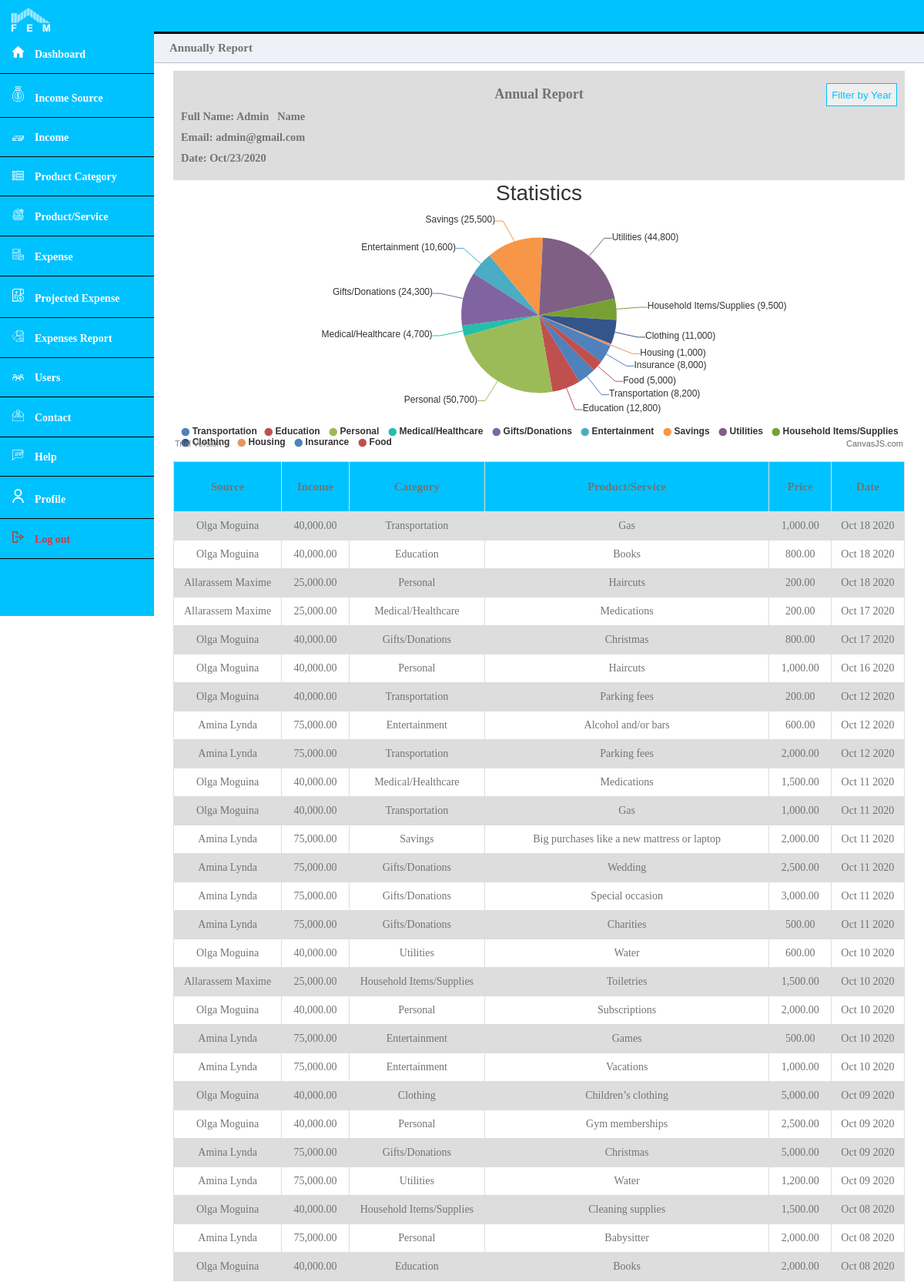
/admin/annually-report.php (signed in, upper part), run on the app's committed database.
### tables this page shows
CREATE TABLE `User` (
  `user_id` int(11) NOT NULL,
  `first_name` varchar(50) NOT NULL,
  `last_name` varchar(50) NOT NULL,
  `user_email` varchar(100) NOT NULL,
  `is_admin` tinyint(1) NOT NULL DEFAULT 0,
  `user_password` varchar(200) NOT NULL,
  `created_at` date NOT NULL DEFAULT current_timestamp()
);

CREATE TABLE `Expense` (
  `expense_id` int(11) NOT NULL,
  `user_id` int(11) NOT NULL,
  `product_service_id` int(11) NOT NULL,
  `price` decimal(10,0) NOT NULL,
  `created_at` timestamp NOT NULL DEFAULT current_timestamp(),
  `income_id` int(11) NOT NULL
);

CREATE TABLE `Source` (
  `source_id` int(11) NOT NULL,
  `user_id` int(11) NOT NULL,
  `name` varchar(100) NOT NULL,
  `created_at` timestamp NOT NULL DEFAULT current_timestamp() ON UPDATE current_timestamp()
);

CREATE TABLE `Income` (
  `income_id` int(11) NOT NULL,
  `source_id` int(11) NOT NULL,
  `amount` decimal(10,0) NOT NULL,
  `created_at` timestamp NOT NULL DEFAULT current_timestamp(),
  `user_id` int(11) NOT NULL,
  `remaining_amount` decimal(10,0) NOT NULL
);

CREATE TABLE `ProductServiceCategory` (
  `category_id` int(11) NOT NULL,
  `user_id` int(11) NOT NULL,
  `name` varchar(100) NOT NULL,
  `created_at` timestamp NOT NULL DEFAULT current_timestamp()
);

CREATE TABLE `ProductService` (
  `product_service_id` int(11) NOT NULL,
  `product_service_category_id` int(11) NOT NULL,
  `name` varchar(100) NOT NULL,
  `created_at` timestamp NOT NULL DEFAULT current_timestamp(),
  `user_id` int(11) NOT NULL
);

### admin/annually-report.php (the view, shortened to what this page needs)
<?php
	require_once('../config/db_connection.php');
	$user_id = $_SESSION['user_id'];
	$query   = "SELECT * FROM User WHERE user_id = '$user_id'";
	$results = mysqli_query($con, $query);
	if (mysqli_num_rows($results) == 1) {
		$profile_data = $results->fetch_assoc();
	}
	$the_year   = date("Y");
?>
<!DOCTYPE html>
<html>
	<head>
		<link rel="stylesheet" href="../css/dashboard.css">
	</head>
	<body>
		<?php include('header.php'); ?>
		<div class="main-content">
			<div class="title-left" style="font-size: 15px; color: #737373;">
				Annually Report
			</div>
			<div style="overflow-x:auto;" id="tblCustomers" cellspacing="0" cellpadding="0">
				<div class="report-title">
				<div style="font-size:18px; text-align:center;">Annual Report</div>
					<div class="report-filter" onclick="shoFilterByAnnual()" style="float: right; margin-top: -35px; font-size: 15px;">
						<button style=" color: #00C2FF; height: 30px;  cursor: pointer; border: 1px solid #00C2FF;">Filter by Year</button>
					</div>
					<div>Full Name: <?php echo $profile_data['first_name']; ?>&nbsp;&nbsp; <?php echo $profile_data['last_name']; ?></div>
					<div>Email: <?php echo $profile_data['user_email']; ?></div>
					<div>Date: <?php echo  date("M"); ?>/<?php echo  date("d"); ?>/<?php echo  date("Y"); ?></div>
				</div>
				<div id="chartContainer" style="height: 350px; width: 95%; margin-left: auto; margin-right: auto;"></div>
				<table style="margin-top: 15px;">
					<?php
						$query1     = "SELECT * FROM Expense WHERE YEAR(created_at) = '$the_year' ORDER BY created_at DESC";
						$results 	= mysqli_query($con, $query1);
						if (mysqli_num_rows($results) > 0) {
							?>
								<tr style="height: 65px; font-size: 15px; color: #737373;">
									<th style="color: #737373;">Source</th>
									<th style="color: #737373;">Income</th>
									<th style="color: #737373;">Category</th>
									<th style="color: #737373;">Product/Service</th>
									<th style="color: #737373;">Price</th>
									<th style="color: #737373;">Date</th>
								</tr>
							<?php
							while($row = $results->fetch_assoc()) {
								$product_service_id = $row['product_service_id'];
								$query2   = "SELECT * FROM ProductService WHERE product_service_id = '$product_service_id'";
								$result2 = mysqli_query($con, $query2);
								if (mysqli_num_rows($result2) == 1) {
									$product_service_data = $result2->fetch_assoc();
								}
								$product_category_id = $product_service_data['product_service_category_id'];
								$query3   = "SELECT * FROM ProductServiceCategory WHERE category_id = '$product_category_id'";
								$result3 = mysqli_query($con, $query3);
								if (mysqli_num_rows($result3) == 1) {
									$product_category_data = $result3->fetch_assoc();
								}
								$income_id = $row['income_id'];
								$income_query   = "SELECT * FROM Income WHERE income_id = '$income_id'";
								$income_result  = mysqli_query($con, $income_query);
								if (mysqli_num_rows($income_result) == 1) {
									$income_data = $income_result->fetch_assoc();
								}
								$source_id = $income_data['source_id'];
								$source_query   = "SELECT * FROM Source WHERE source_id = '$source_id'";
								$source_result  = mysqli_query($con, $source_query);
								if (mysqli_num_rows($source_result) == 1) {
									$source_data = $source_result->fetch_assoc();
								}
								?>
									<tr>
										<td><?php echo $source_data['name'] ?></td>
										<td><?php echo number_format($income_data['amount'], 2) ?></td>
										<td><?php echo $product_category_data['name'] ?></td>
										<td><?php echo $product_service_data['name'] ?></td>
										<td><?php echo number_format($row['price'], 2) ?></td>
										<td><?php echo date('M d Y',strtotime($row['created_at'])) ?></td>
									</tr>
								<?php
							}
						} else {
							?>
								<div style="font-size: 15px; color: #737373; margin-top: 50px; text-align: center;">No data</div>
							<?php
						}
					?>
				</table>
			</div>
		</div>
		<br><br><br><br><br>
	</body>
</html>

### css/dashboard.css (style rules this page uses)
* { box-sizing: border-box; }
body { margin: 0; padding: 0; }
table { border-collapse: collapse; width: 95%; margin: auto; color: #737373; font-size: 14px; margin-top: 15px; }
td, th { border: 1px solid #dddddd; text-align: left; padding: 10px; text-align: center; }
table tr th { background-color: #00C2FF; color: #233245; }
tr:nth-child(even) { background-color: #dddddd; }
.main-content { padding: 40px; margin-top: 0; padding: 0; padding-top: 44px; height: 100%; overflow: scroll; }
.main-content .title-left { background-color: #eef1f7; border-bottom: 1px solid #b8bec9; padding: 10px 20px; font-weight: 700; color: #333; font-size: 16px; }
.report-title { font-size: 12px; color: #737373; margin-top: 10px; background-color: #dddddd; margin-left: 2.5%; margin-right: 2.5%; padding-bottom: 10px; padding-top: 10px; }
.report-title div { margin: 10px; font-weight: bold; font-size: larger; }
@media only screen and (min-width: 300px) { table { border-collapse: collapse; width: 95%; margin: auto; } }
@media only screen and (min-width: 600px) { table { border-collapse: collapse; width: 95%; margin: auto; } }
@media only screen and (min-width: 600px) { .main-content { margin-left: 70px; } }
@media only screen and (min-width: 800px) { table { border-collapse: collapse; width: 95%; margin: auto; } }
@media only screen and (min-width: 800px) { .main-content { margin-left: 200px; } }
@media screen and (min-width: 1024px) { table { border-collapse: collapse; width: 95%; margin: auto; } }

### data on the page
user: first_name "Admin", last_name "Name", user_email "admin@gmail.com"
expense: source.name "Olga Moguina", income.amount "40,000.00", productservicecategory.name "Transportation", product_service.name "Gas", price "1,000.00", created_at "Oct 18 2020"
expense: source.name "Olga Moguina", income.amount "40,000.00", productservicecategory.name "Education", product_service.name "Books", price "800.00", created_at "Oct 18 2020"
expense: source.name "Allarassem Maxime", income.amount "25,000.00", productservicecategory.name "Personal", product_service.name "Haircuts", price "200.00", created_at "Oct 18 2020"
expense: source.name "Allarassem Maxime", income.amount "25,000.00", productservicecategory.name "Medical/Healthcare", product_service.name "Medications", price "200.00", created_at "Oct 17 2020"
expense: source.name "Olga Moguina", income.amount "40,000.00", productservicecategory.name "Gifts/Donations", product_service.name "Christmas", price "800.00", created_at "Oct 17 2020"
expense: source.name "Olga Moguina", income.amount "40,000.00", productservicecategory.name "Personal", product_service.name "Haircuts", price "1,000.00", created_at "Oct 16 2020"
expense: source.name "Olga Moguina", income.amount "40,000.00", productservicecategory.name "Transportation", product_service.name "Parking fees", price "200.00", created_at "Oct 12 2020"
expense: source.name "Amina Lynda", income.amount "75,000.00", productservicecategory.name "Entertainment", product_service.name "Alcohol and/or bars", price "600.00", created_at "Oct 12 2020"
expense: source.name "Amina Lynda", income.amount "75,000.00", productservicecategory.name "Transportation", product_service.name "Parking fees", price "2,000.00", created_at "Oct 12 2020"
expense: source.name "Olga Moguina", income.amount "40,000.00", productservicecategory.name "Medical/Healthcare", product_service.name "Medications", price "1,500.00", created_at "Oct 11 2020"
expense: source.name "Olga Moguina", income.amount "40,000.00", productservicecategory.name "Transportation", product_service.name "Gas", price "1,000.00", created_at "Oct 11 2020"
expense: source.name "Amina Lynda", income.amount "75,000.00", productservicecategory.name "Savings", product_service.name "Big purchases like a new mattress or laptop", price "2,000.00", created_at "Oct 11 2020"
expense: source.name "Amina Lynda", income.amount "75,000.00", productservicecategory.name "Gifts/Donations", product_service.name "Wedding", price "2,500.00", created_at "Oct 11 2020"
expense: source.name "Amina Lynda", income.amount "75,000.00", productservicecategory.name "Gifts/Donations", product_service.name "Special occasion", price "3,000.00", created_at "Oct 11 2020"
expense: source.name "Amina Lynda", income.amount "75,000.00", productservicecategory.name "Gifts/Donations", product_service.name "Charities", price "500.00", created_at "Oct 11 2020"
expense: source.name "Olga Moguina", income.amount "40,000.00", productservicecategory.name "Utilities", product_service.name "Water", price "600.00", created_at "Oct 10 2020"
expense: source.name "Allarassem Maxime", income.amount "25,000.00", productservicecategory.name "Household Items/Supplies", product_service.name "Toiletries", price "1,500.00", created_at "Oct 10 2020"
expense: source.name "Olga Moguina", income.amount "40,000.00", productservicecategory.name "Personal", product_service.name "Subscriptions", price "2,000.00", created_at "Oct 10 2020"
expense: source.name "Amina Lynda", income.amount "75,000.00", productservicecategory.name "Entertainment", product_service.name "Games", price "500.00", created_at "Oct 10 2020"
expense: source.name "Amina Lynda", income.amount "75,000.00", productservicecategory.name "Entertainment", product_service.name "Vacations", price "1,000.00", created_at "Oct 10 2020"
expense: source.name "Olga Moguina", income.amount "40,000.00", productservicecategory.name "Clothing", product_service.name "Children’s clothing", price "5,000.00", created_at "Oct 09 2020"
expense: source.name "Olga Moguina", income.amount "40,000.00", productservicecategory.name "Personal", product_service.name "Gym memberships", price "2,500.00", created_at "Oct 09 2020"
expense: source.name "Amina Lynda", income.amount "75,000.00", productservicecategory.name "Gifts/Donations", product_service.name "Christmas", price "5,000.00", created_at "Oct 09 2020"
expense: source.name "Amina Lynda", income.amount "75,000.00", productservicecategory.name "Utilities", product_service.name "Water", price "1,200.00", created_at "Oct 09 2020"
expense: source.name "Olga Moguina", income.amount "40,000.00", productservicecategory.name "Household Items/Supplies", product_service.name "Cleaning supplies", price "1,500.00", created_at "Oct 08 2020"
expense: source.name "Amina Lynda", income.amount "75,000.00", productservicecategory.name "Personal", product_service.name "Babysitter", price "2,000.00", created_at "Oct 08 2020"
expense: source.name "Olga Moguina", income.amount "40,000.00", productservicecategory.name "Education", product_service.name "Books", price "2,000.00", created_at "Oct 08 2020"
